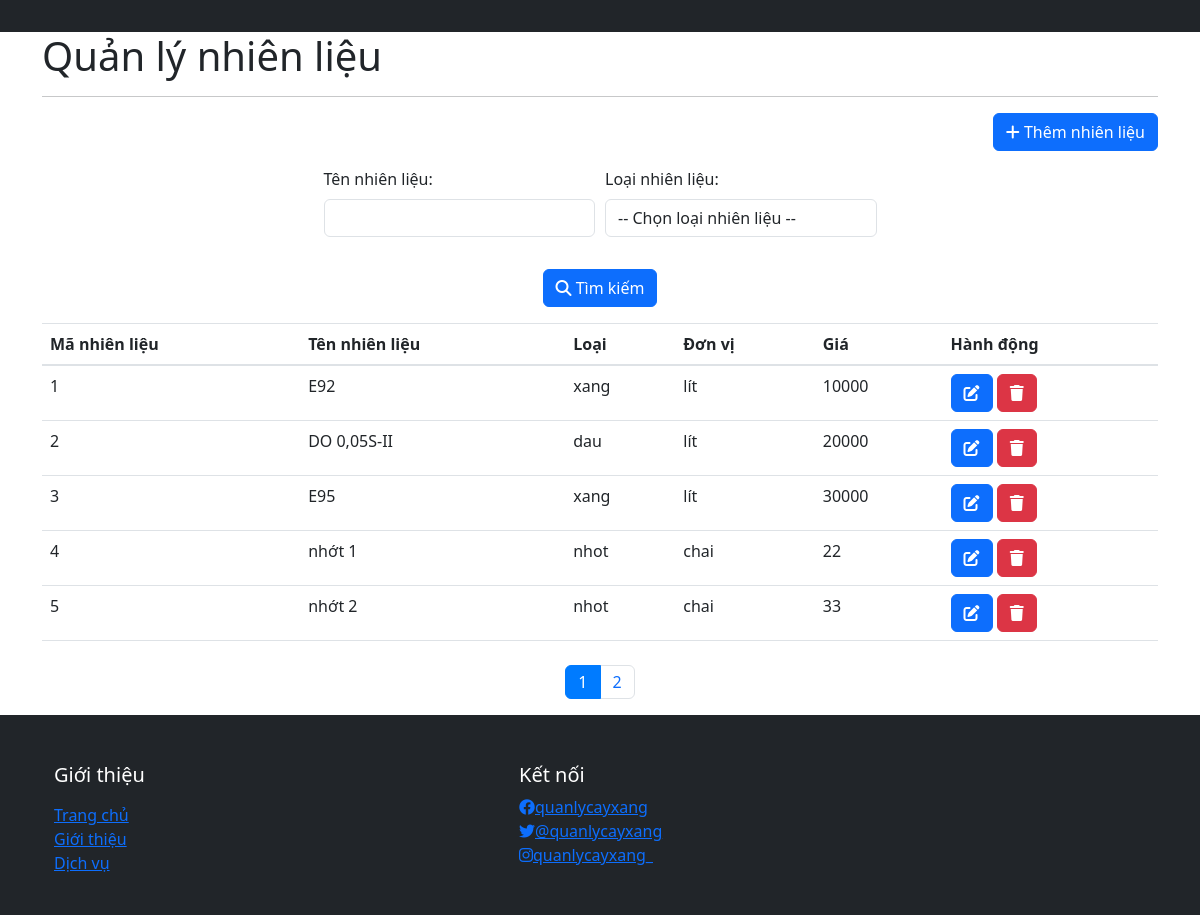
Page /manage-nhienlieu/index.php on the committed database.
### tables this page shows
CREATE TABLE `nhienlieu` (
  `Pk_NhienlieuID` int(11) NOT NULL,
  `sLoai` varchar(255) DEFAULT NULL,
  `sTenNhienlieu` varchar(255) NOT NULL,
  `sDonvi` varchar(255) DEFAULT NULL,
  `fGia` float NOT NULL
);

### manage-nhienlieu/index.php (called while the page is built, shortened)
<?php
$filter = array();
$data = [];
$total = 0;
$limit = 5;
$page = 1;
if (isset($_SESSION['manage-nhienlieu'])) {
    $filter = $_SESSION['manage-nhienlieu'];
} else {
    $filter = array(
        'tennhienlieu' => '',
        'loai' => '',
    );
}
function getData()
{
    $connection = connectdb2();
    $sql = "SELECT * FROM nhienlieu WHERE 1=1";
    $filter = $GLOBALS['filter'];
    $sql .= " limit {$GLOBALS['limit']} offset " . (($GLOBALS['page'] - 1) * $GLOBALS['limit']);
    $result2 = mysqli_query($connection, $sql);
}
getData();
include "../header/index.php";
include "./manage-nhienlieu.php";
include "../footer/index.php";

### manage-nhienlieu/manage-nhienlieu.php (the view, shortened to what this page needs)
<!DOCTYPE html>
<html>
<head>
    <link rel="stylesheet" href="https://maxcdn.bootstrapcdn.com/bootstrap/4.5.0/css/bootstrap.min.css">
    <link rel="stylesheet" href="https://cdnjs.cloudflare.com/ajax/libs/font-awesome/5.15.3/css/all.min.css">
</head>
<body>
    <div class="container">
        <h1>Quản lý nhiên liệu</h1>
        <hr>
        <div class="text-right mb-3">
            <button class="btn btn-primary" data-toggle="modal" data-target="#addAccountModal">
                <i class="fas fa-plus"></i> Thêm nhiên liệu
            </button>
        </div>
        <form id="search-form">
            <div class="form-row justify-content-center mb-3">
                <div class="col-md-3">
                    <div class="form-group">
                        <label for="tennhienlieu-filter">Tên nhiên liệu:</label>
                        <input type="text" id="tennhienlieu-filter" name="tennhienlieu-filter" class="form-control" value="<?php echo $filter['tennhienlieu']; ?>">
                    </div>
                </div>
                <div class="col-md-3">
                    <div class="form-group">
                        <label for="loainhienlieu-filter">Loại nhiên liệu:</label>
                        <select id="loainhienlieu-filter" name="loainhienlieu-filter" class="form-control">
                            <option value="">-- Chọn loại nhiên liệu --</option>
                        </select>
                    </div>
                </div>
            </div>
            <div class="form-row justify-content-center mb-3">
                <div class="col-auto">
                    <button type="submit" name="timkiem" class="btn btn-primary">
                        <i class="fas fa-search"></i> Tìm kiếm
                    </button>
                </div>
            </div>
        </form>
        <table class="table">
            <thead>
                <tr>
                    <th>Mã nhiên liệu</th>
                    <th>Tên nhiên liệu</th>
                    <th>Loại</th>
                    <th>Đơn vị</th>
                    <th>Giá</th>
                    <th>Hành động</th>
                </tr>
            </thead>
            <tbody>
                <?php
                foreach ($data as $d) { ?>
                    <tr>
                        <td class="manhienlieu"><?php echo $d['Pk_NhienlieuID'] ?></td>
                        <td class="ten"><?php echo $d['sTenNhienlieu'] ?></td>
                        <td class="loai"><?php echo $d['sLoai'] ?></td>
                        <td class="donvi"><?php echo $d['sDonvi'] ?></td>
                        <td class="gia"><?php echo $d['fGia'] ?></td>
                        <td>
                            <button type="button" class="btn btn-primary edit-button" data-toggle="modal" data-target="#editAccountModal">
                                <i class="fas fa-edit"></i>
                            </button>
                            <button type="button" class="btn btn-danger delete-button" data-toggle="modal" data-target="#deleteAccountModal">
                                <i class="fas fa-trash"></i>
                            </button>
                        </td>
                    </tr>
                <?php } ?>
            </tbody>
        </table>
        <nav class="d-flex justify-content-center mt-4">
            <ul class="pagination">
                <?php for ($i = 1; $i <= $total / $limit + ($total % $limit != 0); $i++) { ?>
                    <li class="page-item <?php if ($page == $i) echo 'active' ?>">
                        <button class="page-link" form="search-form" name="page" value="<?php echo $i ?>"><?php echo $i ?></button>
                    </li>
                <?php } ?>
            </ul>
        </nav>
    </div>
</body>
</html>

### header/index.php (shortened to what this page needs)
<!doctype html>
<html lang="en">
<head>
  <link href="https://cdn.jsdelivr.net/npm/bootstrap@5.3.0/dist/css/bootstrap.min.css" rel="stylesheet"
>
</head>
<body>
  <nav class="navbar navbar-expand-xl bg-dark navbar-dark py-3 ps-4">
  </nav>
</body>
</html>

### footer/index.php (shortened to what this page needs)
<!doctype html>
<html lang="en">
<head>
    <link href="https://cdn.jsdelivr.net/npm/bootstrap@5.3.0/dist/css/bootstrap.min.css" rel="stylesheet"
>
    <link rel="stylesheet" href="https://cdnjs.cloudflare.com/ajax/libs/font-awesome/6.4.0/css/all.min.css"
 />
    <link rel="stylesheet" href="https://cdnjs.cloudflare.com/ajax/libs/font-awesome/5.15.3/css/all.min.css">
</head>
<body>
    <footer class="footer bg-dark text-white pt-5 pb-4">
        <div class="container m-auto">
            <div class="row m-auto">
                <div class="col-md-5">
                    <h5>Giới thiệu</h5>
                    <ul class="list-unstyled">
                        <li><a href="#">Trang chủ</a></li>
                        <li><a href="#">Giới thiệu</a></li>
                        <li><a href="#">Dịch vụ</a></li>
                    </ul>
                </div>
                <div class="col-md-5">
                    <h5>Kết nối</h5>
                    <ul class="list-unstyled">
                        <li><a href="#"><i class="fab fa-facebook"></i>quanlycayxang</a></li>
                        <li><a href="#"><i class="fab fa-twitter"></i>@quanlycayxang</a></li>
                        <li><a href="#"><i class="fab fa-instagram"></i>quanlycayxang_</a></li>
                    </ul>
                </div>
            </div>
        </div>
    </footer>
</body>
</html>

### rows in the picture
nhienlieu: Pk_NhienlieuID "1", sTenNhienlieu "E92", sLoai "xang", sDonvi "lít", fGia "10000"
nhienlieu: Pk_NhienlieuID "2", sTenNhienlieu "DO 0,05S-II", sLoai "dau", sDonvi "lít", fGia "20000"
nhienlieu: Pk_NhienlieuID "3", sTenNhienlieu "E95", sLoai "xang", sDonvi "lít", fGia "30000"
nhienlieu: Pk_NhienlieuID "4", sTenNhienlieu "nhớt 1", sLoai "nhot", sDonvi "chai", fGia "22"
nhienlieu: Pk_NhienlieuID "5", sTenNhienlieu "nhớt 2", sLoai "nhot", sDonvi "chai", fGia "33"
